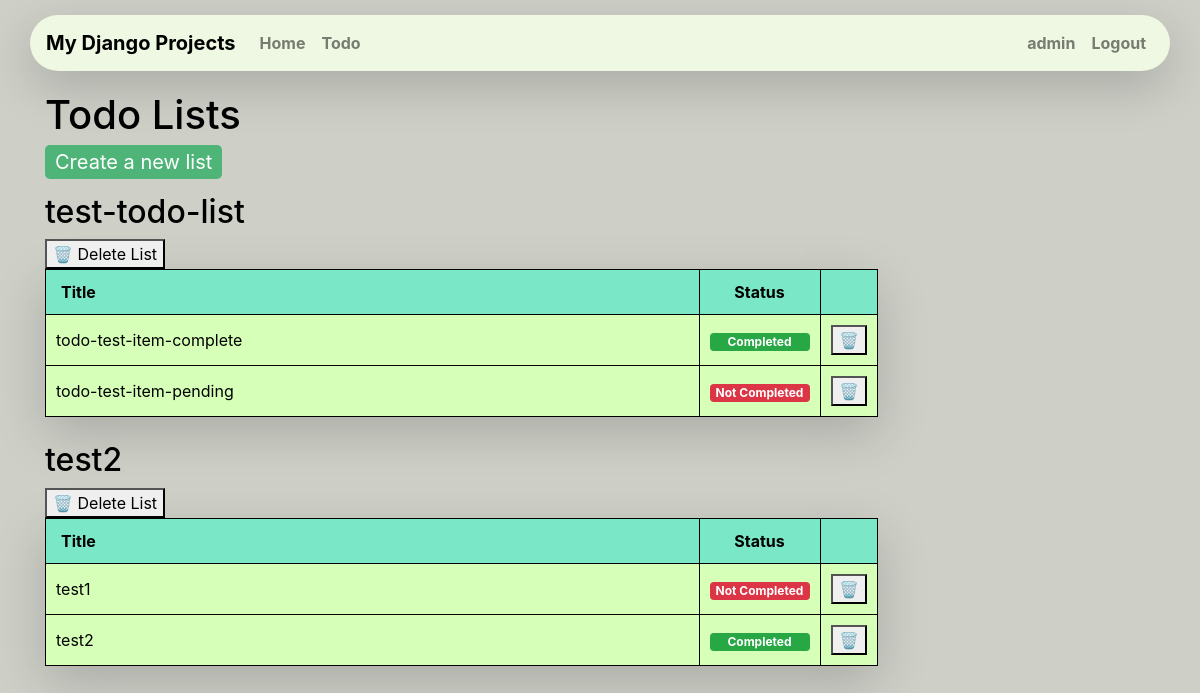
/todos/ (signed in), run on an earlier commit of the app's database.
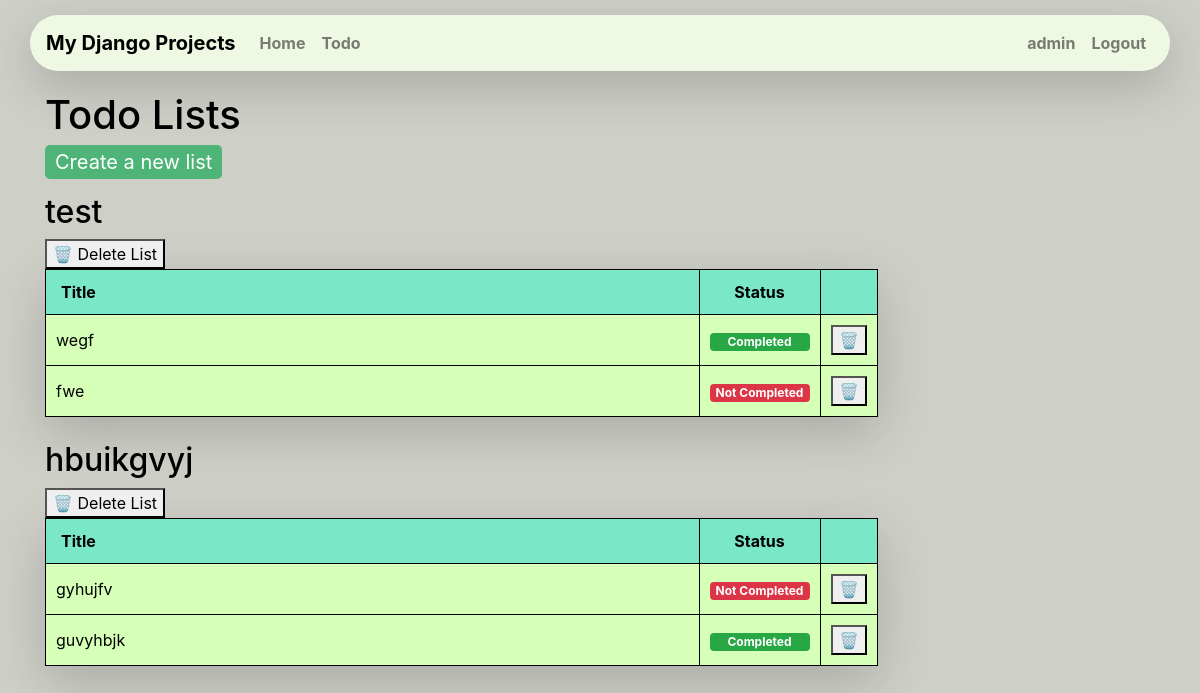
And on a later commit of the database.
### myapp/models.py (models this page shows, shortened)
class TodoList(models.Model):
    user = models.ForeignKey(User, on_delete=models.CASCADE)
    title = models.CharField(max_length=200, verbose_name="List Name")
    created_at = models.DateTimeField(default=timezone.now)

class TodoItem(models.Model):
    todo_list = models.ForeignKey(TodoList, on_delete=models.CASCADE)
    title = models.CharField(max_length=200, verbose_name="Item Name")
    completed = models.BooleanField(default=False)
    created_at = models.DateTimeField(default=timezone.now)

### myapp/views.py (the view)
# urls.py: path("todos/", views.todos, name="todos"),
@login_required
def todos(request):
    user = request.user
    lists = TodoList.objects.filter(user=user)
    items = TodoItem.objects.filter(todo_list__in=lists)
    return render(request, "todos.html", {"todos": items, "lists": lists})

### myapp/templates/todos.html (shortened to what this page needs)
{% extends "base.html" %} {% block title %}Todos{% endblock title %}
{% block content %}
<p>
    <h1>Todo Lists</h1>
    <a class="create-link" href="{% url 'todo_create' %}">Create a new list</a>
</p>
{% for list in lists %}
    <h2>{{ list.title }}</h2>
    <form action="{% url 'delete_todo_list' list.id %}" method="POST" style="display:inline;">
        <button type="submit" onclick="return confirm('Cnąć tę listę?')">🗑️ Delete List</button>
    </form>
    <table class="shadow-lg">
        <thead>
            <tr>
                <th class="col-10">Title</th>
                <th class="text-center">Status</th>
                <th></th>
            </tr>
        </thead>
        <tbody>
            {% for todo in list.todoitem_set.all %}
                <tr>
                    <td>{{ todo.title }}</td>
                    <td class="text-center">
                        {% if todo.completed %}
                            <span class="badge badge-success">Completed</span>
                        {% else %}
                            <span class="badge badge-danger">Not Completed</span>
                        {% endif %}
                    </td>
                    <td class="text-center">
                        <form action="{% url 'delete_todo_item' todo.id %}" method="POST" style="display:inline;">
                            <button type="submit" onclick="return confirm('Czy na pewno chcesz usunąć ten item?')">🗑️</button>
                        </form>
                    </td>
                </tr>
            {% endfor %}
        </tbody>
    </table><br>
{% endfor %}
{% endblock content %}

### myapp/templates/base.html (shortened to what this page needs)
{% load static %}
<!DOCTYPE html>
<html lang="en">
  <head>
    <link rel="stylesheet" href="https://stackpath.bootstrapcdn.com/bootstrap/4.3.1/css/bootstrap.min.css"  rel="stylesheet" />
    <link rel="stylesheet" href="{% static "styles/main.css" %}" rel="stylesheet">
  </head>
  <body class="bg-custom">
    <nav class="navbar navbar-expand-lg navbar-light navbar-custom container shadow-lg">
      <a class="navbar-brand font-weight-bold" href="{% url "home" %}">My Django Projects</a>
      <div class="collapse navbar-collapse justify-content-start" id="navbarNav">
        <ul class="navbar-nav">
          <li class="nav-item">
            <a class="nav-link font-weight-bold" href="{% url "home" %}">Home</a>
          </li>
          {% if user.is_authenticated %}
          <li class="nav-item">
            <a class="nav-link font-weight-bold" href="{% url 'todos' %}">Todo</a>
          </li>
          {% endif %}
        </ul>
      </div>
      <div class="collapse navbar-collapse justify-content-end" id="navbarNav">
        <ul class="navbar-nav">
          {% if user.is_authenticated %}
          <li class="nav-item">
            <a class="nav-link font-weight-bold" href="{% url 'dashboard' %}">{{user.username}}</a>
          </li>
          <li class="nav-item">
            <a class="nav-link font-weight-bold" href="{% url 'logout' %}">Logout</a>
          </li>
          {% endif %}
        </ul>
      </div>
    </nav>
    <div class="container">{% block content %} {% endblock %}</div>
  </body>
</html>

### myapp/static/styles/main.css (style rules this page uses)
.create-link { font-size: 20px; color: #fff; background-color: #E54B4B; padding: 5px 10px; border-radius: 5px; }
table { width: 75%; border-collapse: collapse; }
table, th, td { border: 1px solid black; }
th, td { padding: 10px; text-align: left; background-color: #D6FFB7; }
th { background-color: #7AE7C7; }
span { width: 100px; padding: 5px; border-radius: 5px; }
.create-link { font-size: 20px; color: #fff; background-color: #4FB477; padding: 5px 10px; border-radius: 5px; }
.bg-custom { background-color: #CECFC7; color: #000000; padding: 15px; }
.navbar-custom { background-color: #EFF8E2; border-radius: 30px; margin-bottom: 20px; }
.navbar-custom .navbar-brand, .navbar-custom .nav-link { color: #000000; }

What changed in the data, as far as the page shows it:
removed TodoList: title "test-todo-list"
removed TodoItem: title "todo-test-item-complete", completed "Completed", shown under "test-todo-list"
removed TodoItem: title "todo-test-item-pending", completed "Not Completed", shown under "test-todo-list"
removed TodoList: title "test2"
removed TodoItem: title "test1", completed "Not Completed", shown under "test2"
removed TodoItem: title "test2", completed "Completed"
added TodoList: title "test"
added TodoItem: title "wegf", completed "Completed", shown under "test"
added TodoItem: title "fwe", completed "Not Completed", shown under "test"
added TodoList: title "hbuikgvyj"
added TodoItem: title "gyhujfv", completed "Not Completed", shown under "hbuikgvyj"
added TodoItem: title "guvyhbjk", completed "Completed", shown under "hbuikgvyj"
